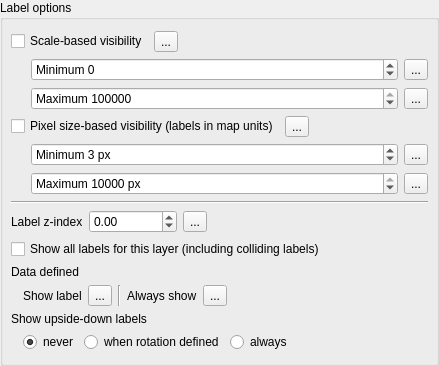
                       <widget class="QgsCollapsibleGroupBox" name="mRenderingLabelGrpBx">
                        <property name="title">
                         <string>Label options</string>
                        </property>
                        <property name="syncGroup" stdset="0">
                         <string notr="true">labelrenderinggroup</string>
                        </property>
                        <layout class="QVBoxLayout" name="verticalLayout_16">
                         <property name="leftMargin">
                          <number>8</number>
                         </property>
                         <property name="rightMargin">
                          <number>8</number>
                         </property>
                         <item>
                          <layout class="QGridLayout" name="gridLayout_9">
                           <property name="verticalSpacing">
                            <number>6</number>
                           </property>
                           <item row="0" column="0">
                            <widget class="QCheckBox" name="mScaleBasedVisibilityChkBx">
                             <property name="sizePolicy">
                              <sizepolicy hsizetype="Maximum" vsizetype="Fixed">
                               <horstretch>0</horstretch>
                               <verstretch>0</verstretch>
                              </sizepolicy>
                             </property>
                             <property name="text">
                              <string>Scale-based visibility</string>
                             </property>
                            </widget>
                           </item>
                           <item row="0" column="1">
                            <widget class="QgsDataDefinedButton" name="mScaleBasedVisibilityDDBtn">
                             <property name="text">
                              <string>...</string>
                             </property>
                            </widget>
                           </item>
                           <item row="0" column="2">
                            <spacer name="horizontalSpacer_4">
                             <property name="orientation">
                              <enum>Qt::Horizontal</enum>
                             </property>
                             <property name="sizeHint" stdset="0">
                              <size>
                               <width>0</width>
                               <height>20</height>
                              </size>
                             </property>
                            </spacer>
                           </item>
                           <item row="1" column="0" colspan="3">
                            <widget class="QFrame" name="mScaleBasedVisibilityFrame">
                             <property name="frameShape">
                              <enum>QFrame::NoFrame</enum>
                             </property>
                             <layout class="QGridLayout" name="gridLayout_2">
                              <property name="leftMargin">
                               <number>20</number>
                              </property>
                              <property name="topMargin">
                               <number>0</number>
                              </property>
                              <property name="rightMargin">
                               <number>0</number>
                              </property>
                              <property name="bottomMargin">
                               <number>0</number>
                              </property>
                              <property name="verticalSpacing">
                               <number>6</number>
                              </property>
                              <item row="0" column="0">
                               <widget class="QgsSpinBox" name="mScaleBasedVisibilityMinSpnBx">
                                <property name="sizePolicy">
                                 <sizepolicy hsizetype="MinimumExpanding" vsizetype="Fixed">
                                  <horstretch>0</horstretch>
                                  <verstretch>0</verstretch>
                                 </sizepolicy>
                                </property>
                                <property name="toolTip">
                                 <string>Value &amp;lt; 0 represents a scale closer than 1:1, e.g. -10 = 10:1.&lt;br&gt;Value of 0 disables the specific limit.</string>
                                </property>
                                <property name="prefix">
                                 <string>Minimum </string>
                                </property>
                                <property name="minimum">
                                 <number>-999999999</number>
                                </property>
                                <property name="maximum">
                                 <number>999999999</number>
                                </property>
                                <property name="showClearButton" stdset="0">
                                 <bool>false</bool>
                                </property>
                               </widget>
                              </item>
                              <item row="0" column="1">
                               <widget class="QgsDataDefinedButton" name="mScaleBasedVisibilityMinDDBtn">
                                <property name="text">
                                 <string>...</string>
                                </property>
                               </widget>
                              </item>
                              <item row="1" column="0">
                               <widget class="QgsSpinBox" name="mScaleBasedVisibilityMaxSpnBx">
                                <property name="sizePolicy">
                                 <sizepolicy hsizetype="MinimumExpanding" vsizetype="Fixed">
                                  <horstretch>0</horstretch>
                                  <verstretch>0</verstretch>
                                 </sizepolicy>
                                </property>
                                <property name="toolTip">
                                 <string>Value &amp;lt; 0 represents a scale closer than 1:1, e.g. -10 = 10:1.&lt;br&gt;Value of 0 disables the specific limit.</string>
                                </property>
                                <property name="prefix">
                                 <string>Maximum </string>
                                </property>
                                <property name="minimum">
                                 <number>-999999999</number>
                                </property>
                                <property name="maximum">
                                 <number>999999999</number>
                                </property>
                                <property name="value">
                                 <number>10000000</number>
                                </property>
                                <property name="showClearButton" stdset="0">
                                 <bool>false</bool>
                                </property>
                               </widget>
                              </item>
                              <item row="1" column="1">
                               <widget class="QgsDataDefinedButton" name="mScaleBasedVisibilityMaxDDBtn">
                                <property name="text">
                                 <string>...</string>
                                </property>
                               </widget>
                              </item>
                             </layout>
                            </widget>
                           </item>
                          </layout>
                         </item>
                         <item>
                          <layout class="QGridLayout" name="gridLayout_16">
                           <property name="verticalSpacing">
                            <number>6</number>
                           </property>
                           <item row="0" column="0">
                            <widget class="QCheckBox" name="mFontLimitPixelChkBox">
                             <property name="sizePolicy">
                              <sizepolicy hsizetype="Maximum" vsizetype="Fixed">
                               <horstretch>0</horstretch>
                               <verstretch>0</verstretch>
                              </sizepolicy>
                             </property>
                             <property name="text">
                              <string>Pixel size-based visibility (labels in map units)</string>
                             </property>
                            </widget>
                           </item>
                           <item row="0" column="1">
                            <widget class="QgsDataDefinedButton" name="mFontLimitPixelDDBtn">
                             <property name="text">
                              <string>...</string>
                             </property>
                            </widget>
                           </item>
                           <item row="0" column="2">
                            <spacer name="horizontalSpacer_6">
                             <property name="orientation">
                              <enum>Qt::Horizontal</enum>
                             </property>
                             <property name="sizeHint" stdset="0">
                              <size>
                               <width>0</width>
                               <height>20</height>
                              </size>
                             </property>
                            </spacer>
                           </item>
                           <item row="1" column="0" colspan="3">
                            <widget class="QFrame" name="mFontLimitPixelFrame">
                             <property name="frameShape">
                              <enum>QFrame::NoFrame</enum>
                             </property>
                             <layout class="QGridLayout" name="gridLayout_32">
                              <property name="leftMargin">
                               <number>20</number>
                              </property>
                              <property name="topMargin">
                               <number>0</number>
                              </property>
                              <property name="rightMargin">
                               <number>0</number>
                              </property>
                              <property name="bottomMargin">
                               <number>0</number>
                              </property>
                              <property name="verticalSpacing">
                               <number>6</number>
                              </property>
                              <item row="0" column="0">
                               <widget class="QgsSpinBox" name="mFontMinPixelSpinBox">
                                <property name="sizePolicy">
                                 <sizepolicy hsizetype="MinimumExpanding" vsizetype="Fixed">
                                  <horstretch>0</horstretch>
                                  <verstretch>0</verstretch>
                                 </sizepolicy>
                                </property>
                                <property name="toolTip">
                                 <string>Labels will not show if smaller than this on screen</string>
                                </property>
                                <property name="suffix">
                                 <string> px</string>
                                </property>
                                <property name="prefix">
                                 <string>Minimum </string>
                                </property>
                                <property name="minimum">
                                 <number>1</number>
                                </property>
                                <property name="maximum">
                                 <number>1000</number>
                                </property>
                                <property name="value">
                                 <number>3</number>
                                </property>
                                <property name="showClearButton" stdset="0">
                                 <bool>false</bool>
                                </property>
                               </widget>
                              </item>
                              <item row="0" column="1">
                               <widget class="QgsDataDefinedButton" name="mFontMinPixelDDBtn">
                                <property name="text">
                                 <string>...</string>
                                </property>
                               </widget>
                              </item>
                              <item row="1" column="0">
                               <widget class="QgsSpinBox" name="mFontMaxPixelSpinBox">
                                <property name="sizePolicy">
                                 <sizepolicy hsizetype="MinimumExpanding" vsizetype="Fixed">
                                  <horstretch>0</horstretch>
                                  <verstretch>0</verstretch>
                                 </sizepolicy>
                                </property>
                                <property name="toolTip">
                                 <string>Labels will not show if larger than this on screen</string>
                                </property>
                                <property name="suffix">
                                 <string> px</string>
                                </property>
                                <property name="prefix">
                                 <string>Maximum </string>
                                </property>
                                <property name="minimum">
                                 <number>1</number>
                                </property>
                                <property name="maximum">
                                 <number>10000</number>
                                </property>
                                <property name="value">
                                 <number>10000</number>
                                </property>
                                <property name="showClearButton" stdset="0">
                                 <bool>false</bool>
                                </property>
                               </widget>
                              </item>
                              <item row="1" column="1">
                               <widget class="QgsDataDefinedButton" name="mFontMaxPixelDDBtn">
                                <property name="text">
                                 <string>...</string>
                                </property>
                               </widget>
                              </item>
                             </layout>
                            </widget>
                           </item>
                          </layout>
                         </item>
                         <item>
                          <widget class="Line" name="line_2">
                           <property name="orientation">
                            <enum>Qt::Horizontal</enum>
                           </property>
                          </widget>
                         </item>
                         <item>
                          <layout class="QHBoxLayout" name="horizontalLayout_8">
                           <item>
                            <widget class="QLabel" name="label_16">
                             <property name="text">
                              <string>Label z-index</string>
                             </property>
                            </widget>
                           </item>
                           <item>
                            <widget class="QgsDoubleSpinBox" name="mZIndexSpinBox">
                             <property name="toolTip">
                              <string>Controls how labels are drawn on top of each other. Labels with a higher z-index are drawn above labels with a lower z-index.</string>
                             </property>
                             <property name="minimum">
                              <double>-9999999.000000000000000</double>
                             </property>
                             <property name="maximum">
                              <double>9999999.000000000000000</double>
                             </property>
                            </widget>
                           </item>
                           <item>
                            <widget class="QgsDataDefinedButton" name="mZIndexDDBtn">
                             <property name="text">
                              <string>...</string>
                             </property>
                            </widget>
                           </item>
                           <item>
                            <spacer name="horizontalSpacer_5">
                             <property name="orientation">
                              <enum>Qt::Horizontal</enum>
                             </property>
                             <property name="sizeHint" stdset="0">
                              <size>
                               <width>40</width>
                               <height>20</height>
                              </size>
                             </property>
                            </spacer>
                           </item>
                          </layout>
                         </item>
                         <item>
                          <widget class="QCheckBox" name="mPalShowAllLabelsForLayerChkBx">
                           <property name="text">
                            <string>Show all labels for this layer (including colliding labels)</string>
                           </property>
                          </widget>
                         </item>
                         <item>
                          <widget class="QFrame" name="mLabelRenderingDDFrame">
                           <property name="frameShape">
                            <enum>QFrame::NoFrame</enum>
                           </property>
                           <property name="frameShadow">
                            <enum>QFrame::Raised</enum>
                           </property>
                           <layout class="QGridLayout" name="gridLayout_5">
                            <property name="leftMargin">
                             <number>0</number>
                            </property>
                            <property name="topMargin">
                             <number>0</number>
                            </property>
                            <property name="rightMargin">
                             <number>0</number>
                            </property>
                            <property name="bottomMargin">
                             <number>0</number>
                            </property>
                            <property name="verticalSpacing">
                             <number>6</number>
                            </property>
                            <item row="1" column="6">
                             <spacer name="horizontalSpacer_23">
                              <property name="orientation">
                               <enum>Qt::Horizontal</enum>
                              </property>
                              <property name="sizeHint" stdset="0">
                               <size>
                                <width>195</width>
                                <height>20</height>
                               </size>
                              </property>
                             </spacer>
                            </item>
                            <item row="1" column="2">
                             <widget class="QgsDataDefinedButton" name="mShowLabelDDBtn">
                              <property name="text">
                               <string>...</string>
                              </property>
                             </widget>
                            </item>
                            <item row="1" column="5">
                             <widget class="QgsDataDefinedButton" name="mAlwaysShowDDBtn">
                              <property name="text">
                               <string>...</string>
                              </property>
                             </widget>
                            </item>
                            <item row="1" column="4">
                             <widget class="QLabel" name="mAlwaysShowLabel">
                              <property name="sizePolicy">
                               <sizepolicy hsizetype="Maximum" vsizetype="Preferred">
                                <horstretch>0</horstretch>
                                <verstretch>0</verstretch>
                               </sizepolicy>
                              </property>
                              <property name="text">
                               <string>Always show</string>
                              </property>
                             </widget>
                            </item>
                            <item row="1" column="1">
                             <widget class="QLabel" name="mShowLabelLabel">
                              <property name="enabled">
                               <bool>true</bool>
                              </property>
                              <property name="sizePolicy">
                               <sizepolicy hsizetype="Maximum" vsizetype="Preferred">
                                <horstretch>0</horstretch>
                                <verstretch>0</verstretch>
                               </sizepolicy>
                              </property>
                              <property name="text">
                               <string>Show label</string>
                              </property>
                             </widget>
                            </item>
                            <item row="1" column="0">
                             <spacer name="horizontalSpacer_10">
                              <property name="orientation">
                               <enum>Qt::Horizontal</enum>
                              </property>
                              <property name="sizeType">
                               <enum>QSizePolicy::Fixed</enum>
                              </property>
                              <property name="sizeHint" stdset="0">
                               <size>
                                <width>6</width>
                                <height>20</height>
                               </size>
                              </property>
                             </spacer>
                            </item>
                            <item row="1" column="3">
                             <widget class="Line" name="line_4">
                              <property name="orientation">
                               <enum>Qt::Vertical</enum>
                              </property>
                             </widget>
                            </item>
                            <item row="0" column="0" colspan="7">
                             <widget class="QLabel" name="label_3">
                              <property name="text">
                               <string>Data defined</string>
                              </property>
                             </widget>
                            </item>
                           </layout>
                          </widget>
                         </item>
                         <item>
                          <widget class="QFrame" name="mUpsidedownFrame">
                           <layout class="QGridLayout" name="gridLayout">
                            <property name="leftMargin">
                             <number>0</number>
                            </property>
                            <property name="topMargin">
                             <number>0</number>
                            </property>
                            <property name="rightMargin">
                             <number>0</number>
                            </property>
                            <property name="bottomMargin">
                             <number>0</number>
                            </property>
                            <property name="verticalSpacing">
                             <number>6</number>
                            </property>
                            <item row="1" column="3">
                             <widget class="QRadioButton" name="mUpsidedownRadioAll">
                              <property name="text">
                               <string>always</string>
                              </property>
                             </widget>
                            </item>
                            <item row="1" column="1">
                             <widget class="QRadioButton" name="mUpsidedownRadioOff">
                              <property name="sizePolicy">
                               <sizepolicy hsizetype="Maximum" vsizetype="Fixed">
                                <horstretch>0</horstretch>
                                <verstretch>0</verstretch>
                               </sizepolicy>
                              </property>
                              <property name="text">
                               <string>never</string>
                              </property>
                              <property name="checked">
                               <bool>true</bool>
                              </property>
                             </widget>
                            </item>
                            <item row="1" column="2">
                             <widget class="QRadioButton" name="mUpsidedownRadioDefined">
                              <property name="sizePolicy">
                               <sizepolicy hsizetype="Maximum" vsizetype="Fixed">
                                <horstretch>0</horstretch>
                                <verstretch>0</verstretch>
                               </sizepolicy>
                              </property>
                              <property name="text">
                               <string>when rotation defined</string>
                              </property>
                             </widget>
                            </item>
                            <item row="1" column="0">
                             <spacer name="horizontalSpacer_3">
                              <property name="orientation">
                               <enum>Qt::Horizontal</enum>
                              </property>
                              <property name="sizeType">
                               <enum>QSizePolicy::Fixed</enum>
                              </property>
                              <property name="sizeHint" stdset="0">
                               <size>
                                <width>6</width>
                                <height>20</height>
                               </size>
                              </property>
                             </spacer>
                            </item>
                            <item row="0" column="0" colspan="4">
                             <widget class="QLabel" name="mUpsidedownLabel">
                              <property name="text">
                               <string>Show upside-down labels</string>
                              </property>
                             </widget>
                            </item>
                           </layout>
                          </widget>
                         </item>
                        </layout>
                       </widget>
